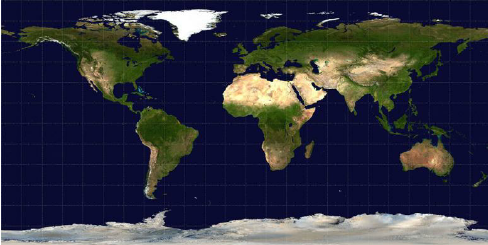
#> input picture earth.png, 488 x 245 px, found by its file name
$ python gilobe.py
#> lines starting #> are read from the running program, lines starting #| are printed output that depends on the picture
import plotly.graph_objects as go
import numpy as np
from PIL import Image
import plotly.io as pio

pio.renderers.default = "browser"

# Load the Earth texture image
img = Image.open('Globe/earth.png')  # Use a 2:1 aspect ratio equirectangular projection
#> img is the input picture: PIL image 488x245 RGB; mean R, G, B 48.8, 50.8, 64.2
img = img.resize((360, 180))  # Resize for consistent mapping
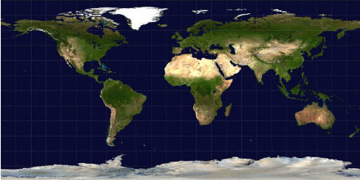
#> img: PIL image 360x180 RGB; mean R, G, B 48.8, 50.8, 64.1
img_data = np.array(img)

# Generate sphere coordinates
theta = np.linspace(0, 2 * np.pi, img_data.shape[1])
#> theta = 360 values from 0 to 6.28
phi = np.linspace(0, np.pi, img_data.shape[0])
#> phi = 180 values from 0 to 3.14
theta, phi = np.meshgrid(theta, phi)

# Sphere coordinates
x = np.sin(phi) * np.cos(theta)
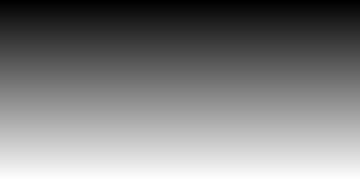
#> phi: shape (180, 360) float64; min 0, max 3.14, mean 1.57; drawn with min black and max white
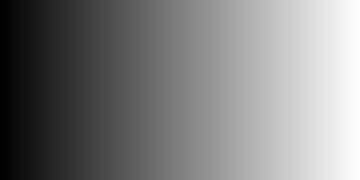
#> theta: shape (180, 360) float64; min 0, max 6.28, mean 3.14; drawn with min black and max white
y = np.sin(phi) * np.sin(theta)
z = np.cos(phi)

# Normalize RGB image data for surfacecolors
surfacecolor = img_data / 255.0

# Create the surface plot
fig = go.Figure(data=[go.Surface(
    x=x,
    y=y,
    z=z,
    surfacecolor=surfacecolor[..., 0],  # Use R channel or grayscale; Plotly doesn't accept RGB directly
    cmin=0,
    cmax=1,
    showscale=False
)])

# Adjust layout for globe effect
fig.update_layout(
    scene=dict(
        xaxis=dict(visible=False),
        yaxis=dict(visible=False),
        zaxis=dict(visible=False),
        aspectmode='data',
    ),
    margin=dict(t=0, b=0, l=0, r=0)
)

fig.show()
print(surfacecolor)
#> (printed output is left out)
